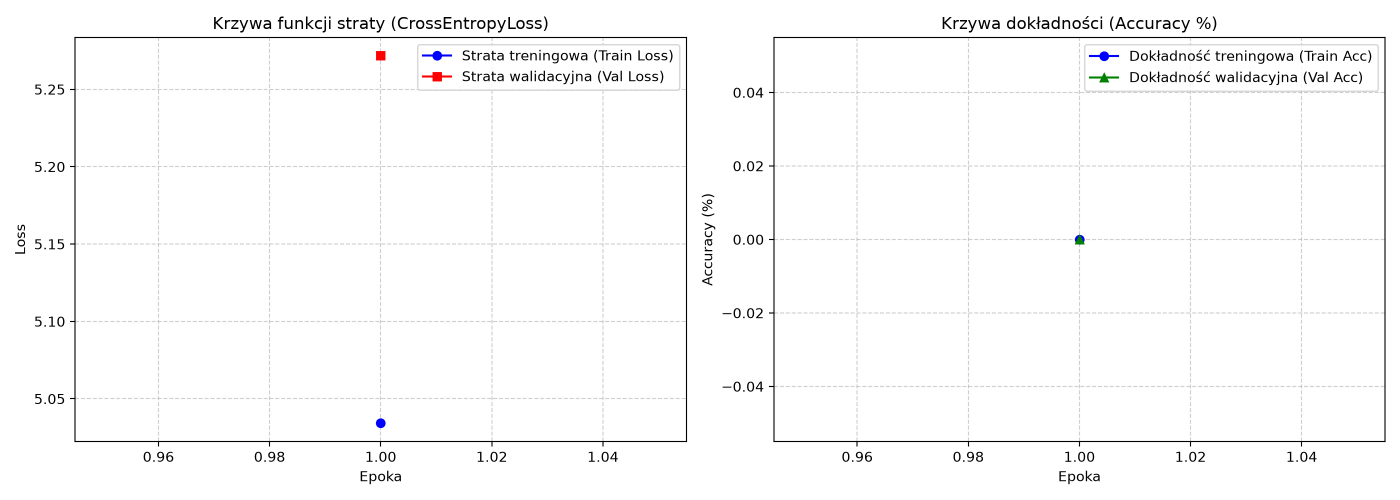
#> input picture wykresy_treningu.png, 2800 x 1000 px (shown at 1/2 size)
$ python -i eda_pokemon.py   (imports and definitions only)
#> lines starting #> are read from the running program, lines starting #| are printed output that depends on the picture
#> further down, picture is the input picture: PIL image 2800x1000 RGBA; mean R, G, B, A 250.1, 250, 250.1, 255
"""
Projekt: Klasyfikacja Pokemonów I generacji (ResNet-18)
Skrypt: eda_pokemon.py - Eksploracyjna Analiza Danych (EDA)
Autor: Marcel Nosek
Akademia Tarnowska, Katedra Informatyki (2026)

Oczekiwana struktura folderów:
    katalog_z_projektem/
    │
    ├── eda_pokemon.py
    │
    └── PokemonData/
        ├── Bulbasaur/
        │   ├── 001.jpg
        │   └── 002.png
        ├── Charmander/
        │   ├── 001.jpg
        │   └── ...
        ├── Pikachu/
        │   └── ...
        └── ... (pozostałe 149 folderów Pokémonów)

Uruchomienie:
    pip install numpy matplotlib pillow scikit-learn
    python eda_pokemon.py

Wykresy i tabela CSV zostaną zapisane w folderze './wykresy_eda/'.
"""

import sys
import os
import csv
import hashlib
import warnings
from pathlib import Path
from collections import Counter

import numpy as np
import matplotlib.pyplot as plt
from PIL import Image, ImageOps
try:
    from sklearn.decomposition import PCA
    from sklearn.manifold import TSNE
    HAS_SKLEARN = True
except ImportError:
    HAS_SKLEARN = False

# ==============================================================================
# 1. KONFIGURACJA ŚCIEŻEK
# ==============================================================================
# Jeśli podano ścieżkę w terminalu (np. python eda_pokemon.py "C:/dane/PokemonData"),
# użyj jej. W przeciwnym razie domyślnie szukaj folderu ./PokemonData
if len(sys.argv) > 1:
    POKEMON_DATA_DIR = Path(sys.argv[1])
else:
    POKEMON_DATA_DIR = Path("C:\\Users\\marce\\.cache\\kagglehub\\datasets\\adamstanley537\\pokemon-gen-1-image-dataset-27000-images\\versions\\1\\PokemonData")

OUTPUT_DIR = Path("./wykresy_eda")
TARGET_SIZE = (224, 224)  # Docelowy wymiar wejściowy dla ResNet-18 (szerokość, wysokość)
MIN_SIDE_FOR_OUTLIER = 64
EXTENSIONS = {".jpg", ".jpeg", ".png", ".webp", ".bmp"}

MAX_TSNE_PER_CLASS = 6     # Maksymalna liczba próbek z jednej klasy do szybkiego t-SNE
MAX_TSNE_SAMPLES = 900     # Łączny limit próbek do t-SNE (by nie obciążać pamięci RAM)


# ==============================================================================
# 2. FUNKCJE POMOCNICZE: LETTERBOX PADDING I DESKRYPTORY
# ==============================================================================
def letterbox(image, size=TARGET_SIZE, fill=(0, 0, 0)):
    """
    Zmienia rozmiar obrazu z zachowaniem proporcji (aspect ratio)
    i dopełnia brakujące miejsce czarnym tłem (paddingiem) do wymiaru 224x224.
    Chroni sylwetkę Pokémona przed deformacją.
    """
#> called with size = (224, 224), fill = (0, 0, 0)
    image = image.convert("RGB")
    image.thumbnail(size, Image.Resampling.LANCZOS)
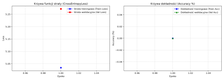
#> image: PIL image 224x80 RGB; mean R, G, B 249.6, 249.6, 249.7
    canvas = Image.new("RGB", size, fill)
#> canvas: PIL image 224x224 RGB; every value is 0
    x = (size[0] - image.width) // 2
#> x = 0
    y = (size[1] - image.height) // 2
#> y = 72
    canvas.paste(image, (x, y))
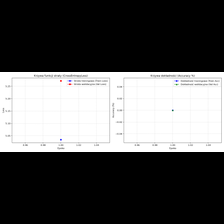
#> canvas: PIL image 224x224 RGB; mean R, G, B 89.1, 89.1, 89.2
    return canvas


def extract_color_features(image, bins=8):
    """
    Wyciąga znormalizowany histogram barw RGB ze znormalizowanego obrazu.
    Pozwala na analizę przestrzeni cech (PCA / t-SNE) bez ładowania ciężkich modeli.
    """
    arr = np.asarray(letterbox(image).resize((64, 64)), dtype=np.uint8)
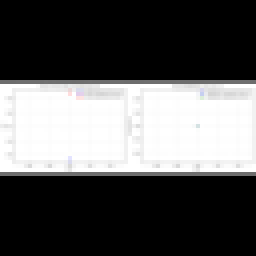
#> arr: shape (64, 64, 3) (shown 4 times larger); mean R, G, B 89.2, 89.2, 89.2
    features = []
    for channel in range(3):
        hist, _ = np.histogram(arr[:, :, channel], bins=bins, range=(0, 256))
        hist = hist.astype(np.float32)
        features.extend(hist / max(hist.sum(), 1))
#> this loop made 3 passes
#> hist on passes 1 to 3: [2560, 0, 0, 128, 0, 0, 41, 1367], [2560, 0, 0, 128, 0, 0, 43, 1365], [2560, 0, 0, 128, 0, 0, 38, 1370]
#> after the loop, features = [0.625, 0, 0, 0.0312, 0, 0, 0.01, 0.334, 0.625, 0, 0, 0.0312, 0, 0, 0.0105, 0.333, 0.625, 0, 0, 0.0312, 0, 0, 0.00928, 0.334]
    return np.asarray(features, dtype=np.float32)


# ==============================================================================
# 3. GŁÓWNA PROCEDURA ANALIZY
# ==============================================================================
# [220 lines left out: function main, not called in this run]


# [2 lines not run here, left out]

>>> from PIL import Image
>>> picture = Image.open('wykresy_treningu.png')
>>> result = extract_color_features(picture)
#> result = 24 values, max 0.625 at index 0, min 0 at index 1, mean 0.125
